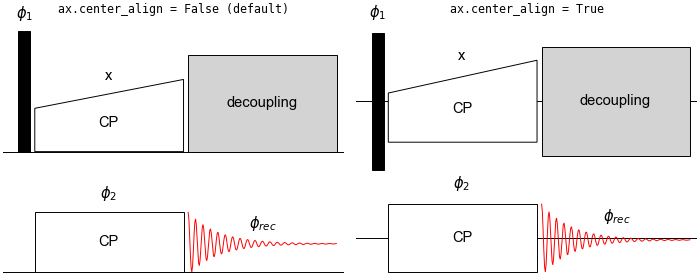

Reproduce this figure in Python.
from pathlib import Path
from pulseplot import pplot

EXAMPLES_DIR = Path(__file__).parent

p = r"""
p.1 pl1 ph1 f2 fc=k
p1 pl0.6 ph_x f2 sp=ramp w txCP 
p1 pl0.5 ph2 f1 tx=CP
p1 pl0.8 f2 w fc=lightgrey tx=decoupling
p1 pl0.5 sp=fid_20 f1 fc=none troff o phrec ecr np200"""

fig, ax = pplot(ncols=2, figsize=(10, 4), constrained_layout=True)

ax[1].center_align = True  # default is False

titleargs = {"fontfamily": "monospace", "fontsize": 12}

ax[0].set_title("ax.center_align = False (default)", **titleargs)
ax[1].set_title("ax.center_align = True", **titleargs)

for axis in ax.flat:
    axis.spacing = 0.01
    axis.fontsize = 15
    axis.draw_channels(1, 2)
    axis.axis(False)
    axis.pseq(p)

fig.savefig(EXAMPLES_DIR.joinpath("cross_polarization.png"), dpi=70)
